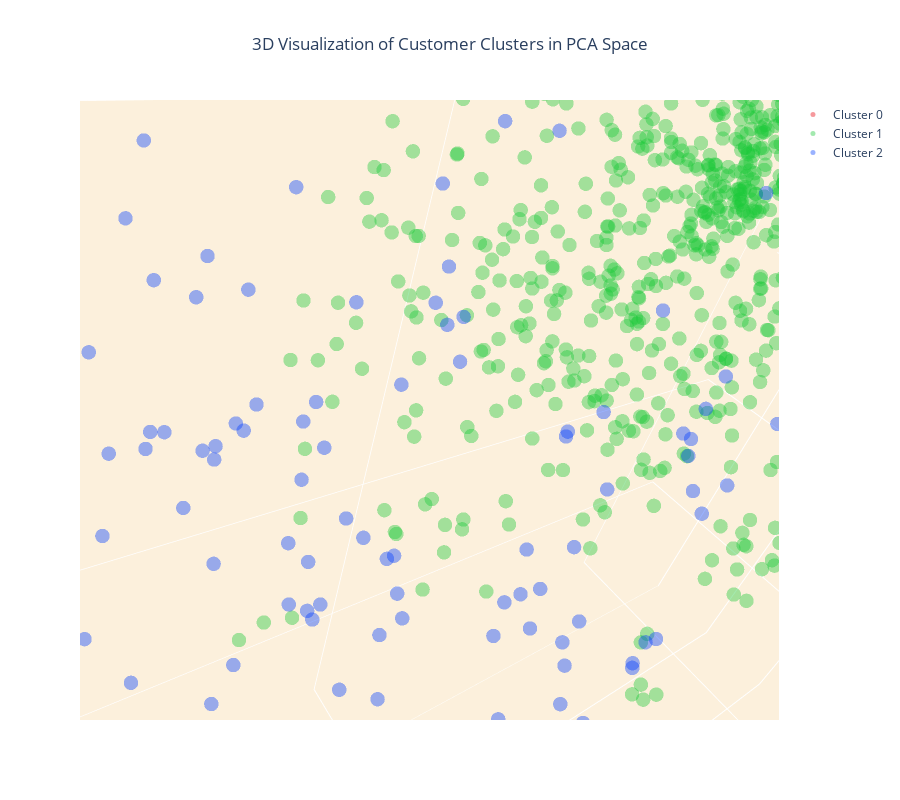

Notebook code for this chart:
### Code cell
cluster_0 = customer_data_pca[customer_data_pca['cluster'] == 0]
cluster_1 = customer_data_pca[customer_data_pca['cluster'] == 1]
cluster_2 = customer_data_pca[customer_data_pca['cluster'] == 2]
fig = go.Figure()
fig.add_trace(go.Scatter3d(x=cluster_0['PC1'], y=cluster_0['PC2'], z=cluster_0['PC3'], 
                           mode='markers', marker=dict(color=colors[0], size=5, opacity=0.4), name='Cluster 0'))
fig.add_trace(go.Scatter3d(x=cluster_1['PC1'], y=cluster_1['PC2'], z=cluster_1['PC3'], 
                           mode='markers', marker=dict(color=colors[1], size=5, opacity=0.4), name='Cluster 1'))
fig.add_trace(go.Scatter3d(x=cluster_2['PC1'], y=cluster_2['PC2'], z=cluster_2['PC3'], 
                           mode='markers', marker=dict(color=colors[2], size=5, opacity=0.4), name='Cluster 2'))
fig.update_layout(
    title=dict(text='3D Visualization of Customer Clusters in PCA Space', x=0.5),
    scene=dict(
        xaxis=dict(backgroundcolor="#fcf0dc", gridcolor='white', title='PC1'),
        yaxis=dict(backgroundcolor="#fcf0dc", gridcolor='white', title='PC2'),
        zaxis=dict(backgroundcolor="#fcf0dc", gridcolor='white', title='PC3'),
    ),
    width=900,
    height=800
)

# Show the plot
fig.show()

### Figure 1 — Plotly figure (JSON) as saved in the notebook; plotly's stock layout.template omitted (floating-point values rounded to 4 significant figures; data arrays with more than 128 entries replaced by an {"elided": "..."} marker saying what was removed)
{"data": [{"marker": {"color": "#e8000b", "opacity": 0.4, "size": 5}, "mode": "markers", "name": "Cluster 0", "type": "scatter3d", "x": {"elided": "1656 float values"}, "y": {"elided": "1656 float values"}, "z": {"elided": "1656 float values"}}, {"marker": {"color": "#1ac938", "opacity": 0.4, "size": 5}, "mode": "markers", "name": "Cluster 1", "type": "scatter3d", "x": {"elided": "1677 float values"}, "y": {"elided": "1677 float values"}, "z": {"elided": "1677 float values"}}, {"marker": {"color": "#023eff", "opacity": 0.4, "size": 5}, "mode": "markers", "name": "Cluster 2", "type": "scatter3d", "x": {"elided": "734 float values"}, "y": {"elided": "734 float values"}, "z": {"elided": "734 float values"}}], "layout": {"height": 800, "scene": {"aspectmode": "auto", "aspectratio": {"x": 1.366, "y": 0.5978, "z": 1.225}, "camera": {"center": {"x": 0, "y": 0, "z": 0}, "eye": {"x": 0.005774, "y": 0.005774, "z": 0.005774}, "projection": {"type": "perspective"}, "up": {"x": 0.1709, "y": -0.1454, "z": 0.9745}}, "xaxis": {"backgroundcolor": "#fcf0dc", "gridcolor": "white", "title": {"text": "PC1"}, "type": "linear"}, "yaxis": {"backgroundcolor": "#fcf0dc", "gridcolor": "white", "title": {"text": "PC2"}, "type": "linear"}, "zaxis": {"backgroundcolor": "#fcf0dc", "gridcolor": "white", "title": {"text": "PC3"}, "type": "linear"}}, "title": {"text": "3D Visualization of Customer Clusters in PCA Space", "x": 0.5}, "width": 900}}
